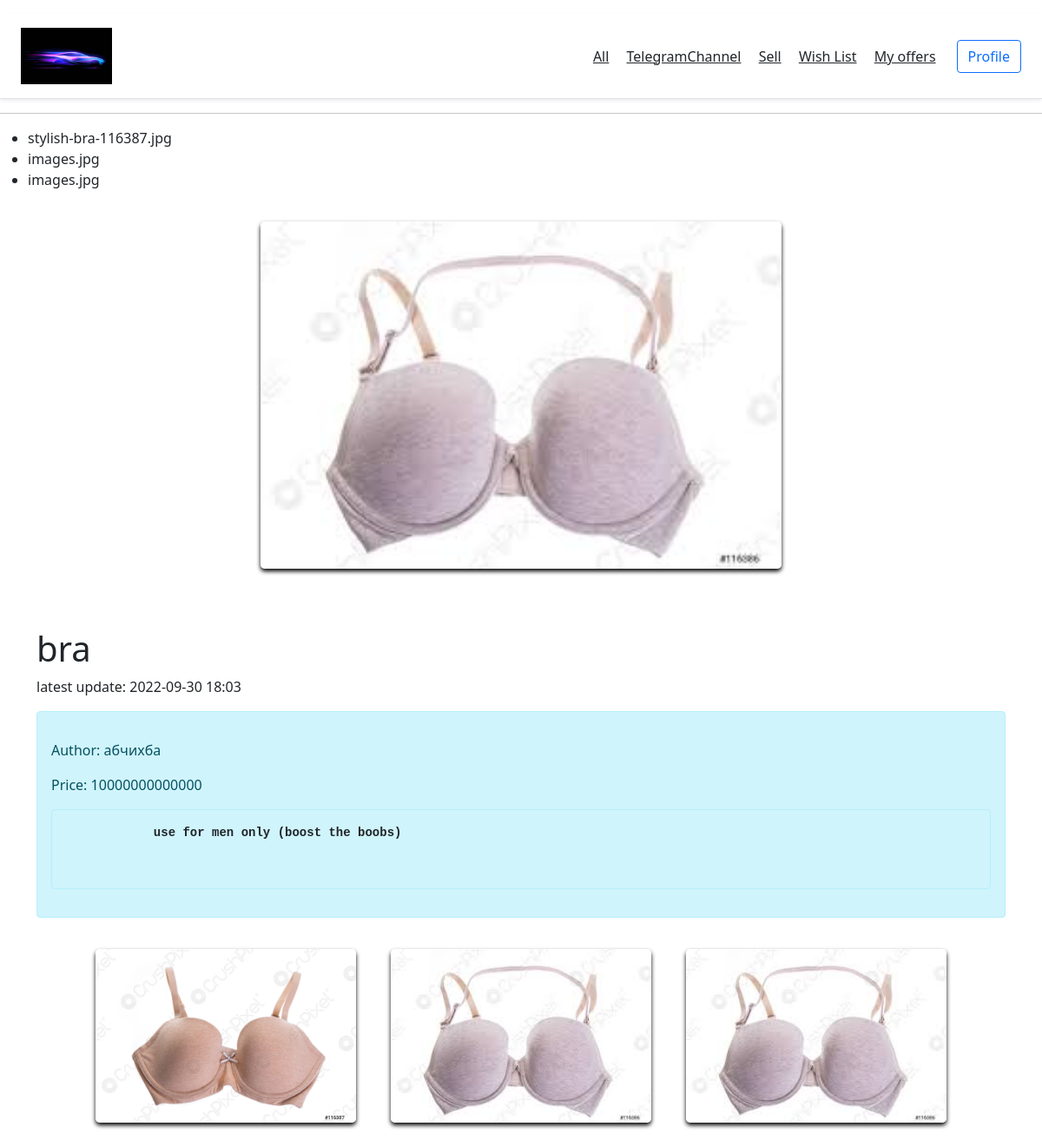
/offers/30 (signed in), run on the app's committed database.
### app/models.py (models this page shows, shortened)
class Image(db.Model):
    id = db.Column(db.Integer, primary_key=True)
    file_name = db.Column(db.String(140))
    offer_id = db.Column(db.Integer, db.ForeignKey('offer.id'))

class Offer(db.Model):
    id = db.Column(db.Integer, primary_key=True)
    item_name = db.Column(db.String(140))
    price = db.Column(db.Integer, nullable=False)
    descr = db.Column(db.String(140))
    timestamp = db.Column(db.DateTime, index=True, default=datetime.utcnow)
    author_id = db.Column(db.Integer, db.ForeignKey('user.id'))

class User(UserMixin, db.Model):
    id = db.Column(db.Integer, primary_key=True)
    username = db.Column(db.String(64), index=True, unique=True)
    email = db.Column(db.String(120), index=True, unique=True)
    password_hash = db.Column(db.String(128))
    offers = db.relationship('Offer', backref='author', lazy='dynamic')

### app/routes.py (the view)
@app.route('/offers/<int:id>')
@login_required
def offer_detail(id):
    try:
        user = current_user.id
        offer = Offer.query.get(id)
        author_id = offer.author_id
        author = User.query.get(author_id)
        images = Image.query.filter_by(offer_id=offer.id)
        main_image = ''
        for img in images:
            main_image = img
            flash(img.file_name)
        timestamp = str(offer.timestamp)[:16]
        return render_template("offer_detail.html", offer=offer, main_image=main_image, user=user, author=author, timestamp=timestamp, images=images)
    except:
        return internal_error("Problem with reaching this offer")

### app/models.py (called while the page is built)
@login.user_loader
def load_user(id):
    return User.query.get(int(id))

### app/templates/offer_detail.html (shortened to what this page needs)
{% extends 'base.html' %}
{% block body%}
<div class="imageheader">
        <a href="{{ url_for('single_img', filename=main_image.file_name) }}">
            <img src="{{ url_for('single_img', filename=main_image.file_name) }}"alt="">
        </a>
</div>
<div class="container mt-5">
    <h1>{{ offer.item_name }}</h1>
    <p>latest update: {{ timestamp }}</p>
    <div class="alert alert-info">
        {% if user != author.id %}
        <p>Author: {{author.username}}</p>
        {% endif %}
        <p>Price: {{ offer.price }}</p>
        <div class="alert alert-info">
        <pre style="fond-size:50px">
            <b>{{ offer.descr }}</b>
        </pre>
        </div>
    </div>
</div>
<link rel="stylesheet" href="https://cdnjs.cloudflare.com/ajax/libs/lightgallery-js/1.4.0/css/lightgallery.min.css">
<div class=gallery>
 {% for img in images %}
    <a href="{{ url_for('single_img', filename=img.file_name) }}">
    <img src="{{ url_for('single_img', filename=img.file_name) }}" alt="">
    </a>
 {% endfor %}
</div>
{% endblock %}

### app/templates/base.html (shortened to what this page needs)
<!doctype html>
<html lang="ru">
<head bgcolor="#c0c0c0">
    <link rel="stylesheet" href="https://stackpath.bootstrapcdn.com/bootstrap/4.5.2/css/bootstrap.min.css">
    <link rel="stylesheet" href="https://cdnjs.cloudflare.com/ajax/libs/dropzone/5.7.1/min/dropzone.min.css">
    <link href="https://cdn.jsdelivr.net/npm/bootstrap@5.1.3/dist/css/bootstrap.min.css" rel="stylesheet">
</head>
<body bgcolor="#c0c0c0">
    <div class="d-flex flex-column flex-md-row align-items-center p-3 px-md-4 mb-3 bg-body border-bottom shadow-sm">
    <p class="h5 my-0 mr-md-auto fw-normal"><img src="../static/img/fantaxy.jpg" alt="fantaxy" height="65"></p>
    <nav class="my-2 my-md-0 mr-md-3">
        <a class="p-2 text-dark" href="{{ url_for('offers') }}">All</a>
        <a class="p-2 text-dark" href="{{ "https://t.me/sellaris_test_channel" }}">TelegramChannel</a>
        <a class="p-2 text-dark" href="{{ url_for('create_offer') }}">Sell</a>
        <a class="p-2 text-dark" href="{{ url_for('login') }}">Wish List</a>
        <a class="p-2 text-dark" href="{{ url_for('index') }}">My offers</a>
    </nav>
    <a class="btn btn-outline-primary"
       {% if current_user.is_anonymous %}
            <a href="{{ url_for('login') }}">Sing in</a>
            {% else %}
            <a href="{{ url_for('user', username=current_user.username) }}">Profile</a>
            {% endif %}</a>
    </div>
</body>
    <body bgcolor="#c0c0c0">
        <hr>
        {% with messages = get_flashed_messages() %}
        {% if messages %}
        <ul>
            {% for message in messages %}
            <li>{{ message }}</li>
            {% endfor %}
        </ul>
        {% endif %}
        {% endwith %}
        {% block body %}{% endblock %}
    </body>
</html>

### app/templates/offer_detail.html (style rules this page uses)
* { margin: 0; padding: 0; box-sizing: border-box; transition: all .2s linear; }
.imageheader { display: flex; justify-content: center; flex-wrap: wrap; width: 90%; margin:0 auto; }
.imageheader a { height:400px; width:600px; margin:20px; border-radius: 5px; overflow:hidden; box-shadow: 0 3px 5px #000; }
.imageheader a img { height:100%; width:100%; object-fit:cover; }
.gallery { display: flex; justify-content: center; flex-wrap: wrap; width: 90%; margin:0 auto; }
.gallery a { height:200px; width:300px; margin:20px; border-radius: 5px; overflow:hidden; box-shadow: 0 3px 5px #000; }
.gallery a img { height:100%; width:100%; object-fit:cover; }

### data on the page
Image: file_name "stylish-bra-116387.jpg", file_name (picture)
Image: file_name "images.jpg", file_name (picture)
Image: file_name "images.jpg", file_name (picture)
Offer: item_name "bra", price "10000000000000", descr "use for men only (boost the boobs)"
User: username "абчихба"

### other printed values
{{ timestamp }} "2022-09-30 18:03"
